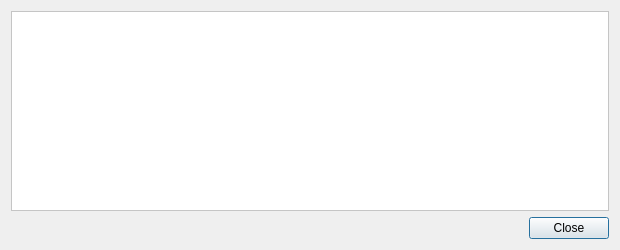
<?xml version="1.0" encoding="UTF-8"?>
<ui version="4.0">
 <class>AdrenalineNodeConfigDialog</class>
 <widget class="QDialog" name="AdrenalineNodeConfigDialog">
  <property name="geometry">
   <rect>
    <x>0</x>
    <y>0</y>
    <width>620</width>
    <height>250</height>
   </rect>
  </property>
  <property name="windowTitle">
   <string>Master Node Configuration Template</string>
  </property>
  <layout class="QVBoxLayout" name="verticalLayout">
   <item>
    <widget class="QTextEdit" name="detailText">
     <property name="toolTip">
      <string>&lt;html&gt;&lt;head/&gt;&lt;body&gt;&lt;p&gt;This pane shows an example SpectreSecurityCoin.conf template with the necessary masternode settings.&lt;/p&gt;&lt;/body&gt;&lt;/html&gt;</string>
     </property>
     <property name="styleSheet">
      <string notr="true">background-color: rgb(255, 255, 255);
color: rgb(0, 0, 0);</string>
     </property>
     <property name="readOnly">
      <bool>true</bool>
     </property>
    </widget>
   </item>
   <item>
    <widget class="QDialogButtonBox" name="buttonBox">
     <property name="orientation">
      <enum>Qt::Horizontal</enum>
     </property>
     <property name="standardButtons">
      <set>QDialogButtonBox::Close</set>
     </property>
    </widget>
   </item>
  </layout>
 </widget>
 <resources/>
 <connections>
  <connection>
   <sender>buttonBox</sender>
   <signal>accepted()</signal>
   <receiver>AdrenalineNodeConfigDialog</receiver>
   <slot>accept()</slot>
   <hints>
    <hint type="sourcelabel">
     <x>248</x>
     <y>254</y>
    </hint>
    <hint type="destinationlabel">
     <x>157</x>
     <y>274</y>
    </hint>
   </hints>
  </connection>
  <connection>
   <sender>buttonBox</sender>
   <signal>rejected()</signal>
   <receiver>AdrenalineNodeConfigDialog</receiver>
   <slot>reject()</slot>
   <hints>
    <hint type="sourcelabel">
     <x>316</x>
     <y>260</y>
    </hint>
    <hint type="destinationlabel">
     <x>286</x>
     <y>274</y>
    </hint>
   </hints>
  </connection>
 </connections>
</ui>
